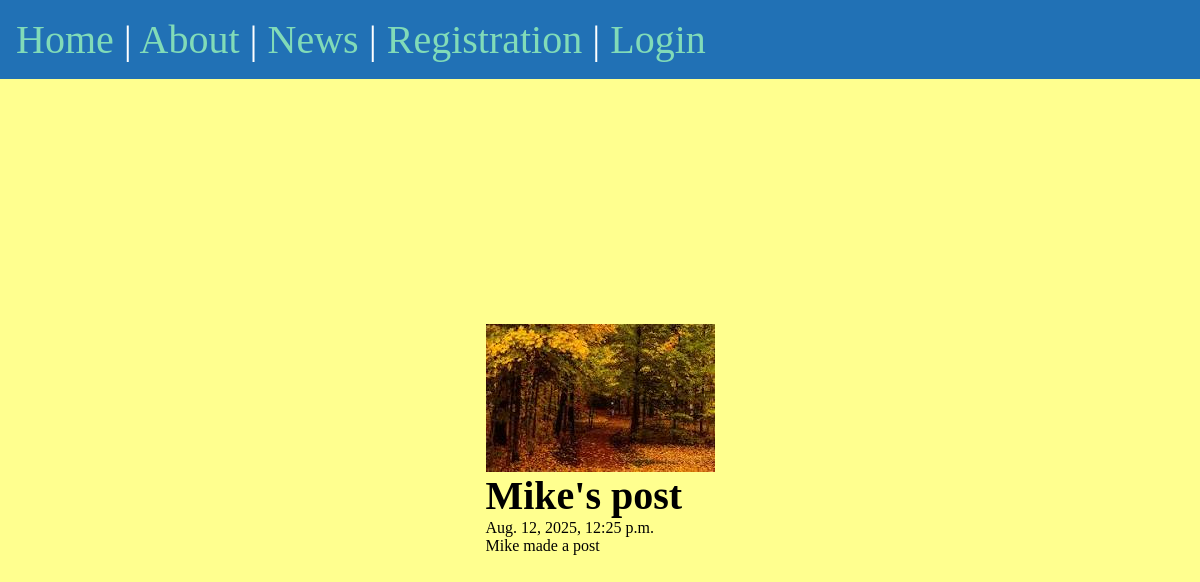
The app's page /posts/mike-post with its own data.
### posts/models.py (models this page shows, shortened)
class Post(models.Model):
    title = models.CharField(max_length = 75)
    body = models.TextField()
    slug = models.SlugField()
    date = models.DateTimeField(auto_now_add = True)
    banner = models.FileField(default = 'fallback.png', blank = True, validators=[validate_file_extension]) # Image
    author = models.ForeignKey(User,
                               on_delete = models.CASCADE,
                               default = None)

### posts/views.py (the view)
# urls.py: path('<slug:slug>', views.post_page, name = "page"),
def post_page(request, slug):
    post = Post.objects.get(slug=slug)
    return render(request, 'posts/post_page.html',
                  { 'post': post })

### posts/templates/posts/post_page.html (shortened to what this page needs)
{% extends 'layout.html' %}
{% block content %}
    <section>
        <img
            class = "banner"
            src = "{{ post.banner.url }}"
            alt =  {{ post.title }}""
        />
        <h1>{{ post.title }}</h1>
        <p>{{ post.date }}</p>
        <p>{{ post.body }}</p>
    </section>
{% endblock %}

### static/css/style.css (style rules this page uses)
* { margin : 0; padding: 0; box-sizing: border-box; }
body { min-height: 100vh; background-color: #FFFF8F; color: black; font-size: 3rem; display: flex; flex-flow: column; }
h1, h2 { font-size: 2.5rem; }
p { font-size: 1rem; }
.banner { display: block; width: 100%; max-width: 800px; }

### records on screen
Post: banner (picture), title "Mike's post", date "Aug. 12, 2025, 12:25 p.m.", body "Mike made a post"
